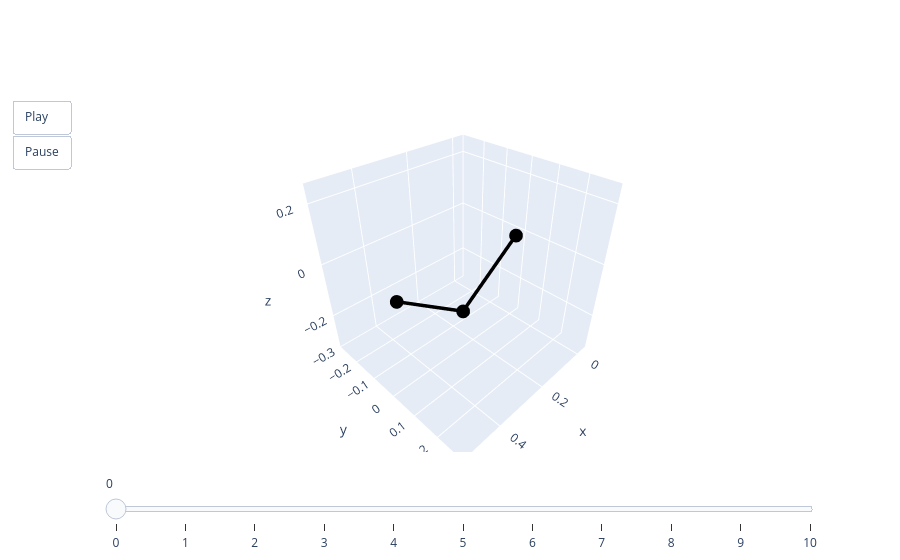

This figure's notebook cell:
### Code cell
animate(pred[0])

### Figure 1 — Plotly figure (JSON) as saved in the notebook; plotly's stock layout.template omitted (floating-point values rounded to 4 significant figures)
{"data": [{"line": {"color": "black", "width": 7}, "mode": "lines+markers", "type": "scatter3d", "x": [0, 0.25, 0.5], "y": [0, 0, 0], "z": [0, -0.1813, 0]}], "layout": {"scene": {"aspectmode": "cube", "xaxis": {"autorange": false, "range": [-0.05, 0.55]}, "yaxis": {"autorange": false, "range": [-0.3, 0.3]}, "zaxis": {"autorange": false, "range": [-0.3412, 0.2588]}}, "sliders": [{"steps": [{"args": [["0"], {"frame": {"duration": 0, "redraw": true}, "mode": "immediate"}], "label": "0", "method": "animate"}, {"args": [["1"], {"frame": {"duration": 0, "redraw": true}, "mode": "immediate"}], "label": "1", "method": "animate"}, {"args": [["2"], {"frame": {"duration": 0, "redraw": true}, "mode": "immediate"}], "label": "2", "method": "animate"}, {"args": [["3"], {"frame": {"duration": 0, "redraw": true}, "mode": "immediate"}], "label": "3", "method": "animate"}, {"args": [["4"], {"frame": {"duration": 0, "redraw": true}, "mode": "immediate"}], "label": "4", "method": "animate"}, {"args": [["5"], {"frame": {"duration": 0, "redraw": true}, "mode": "immediate"}], "label": "5", "method": "animate"}, {"args": [["6"], {"frame": {"duration": 0, "redraw": true}, "mode": "immediate"}], "label": "6", "method": "animate"}, {"args": [["7"], {"frame": {"duration": 0, "redraw": true}, "mode": "immediate"}], "label": "7", "method": "animate"}, {"args": [["8"], {"frame": {"duration": 0, "redraw": true}, "mode": "immediate"}], "label": "8", "method": "animate"}, {"args": [["9"], {"frame": {"duration": 0, "redraw": true}, "mode": "immediate"}], "label": "9", "method": "animate"}, {"args": [["10"], {"frame": {"duration": 0, "redraw": true}, "mode": "immediate"}], "label": "10", "method": "animate"}]}], "updatemenus": [{"buttons": [{"args": [null, {"frame": {"duration": 50, "redraw": true}, "fromcurrent": true}], "label": "Play", "method": "animate"}, {"args": [[null], {"frame": {"duration": 0, "redraw": true}, "mode": "immediate"}], "label": "Pause", "method": "animate"}], "showactive": false, "type": "buttons"}]}}
